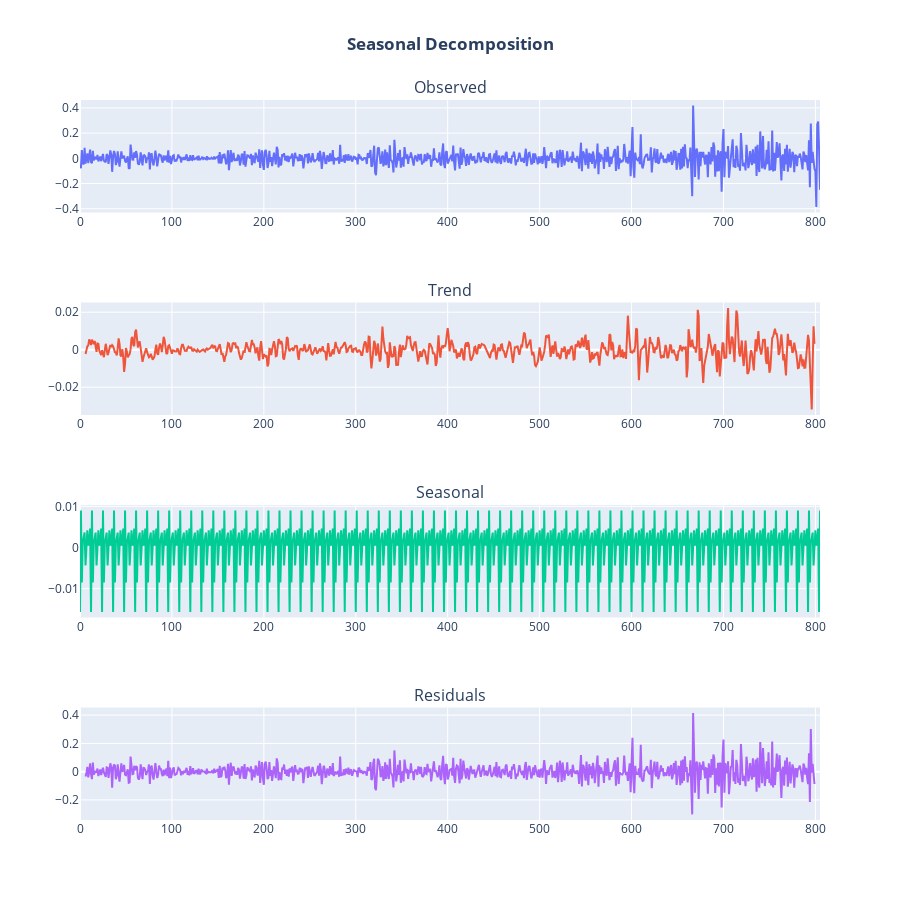

The notebook cell this image was saved under:
### Code cell
# Using plotly to demonstrate seasonal decomposition
from statsmodels.tsa.seasonal import seasonal_decompose

decomposition = seasonal_decompose(month['Rate'], model='additive', period=12)
fig = plot_seasonal_decompose(decompose_data)
fig.show()

### Figure 1 — Plotly figure (JSON) as saved in the notebook; plotly's stock layout.template omitted (floating-point values rounded to 4 significant figures; data arrays with more than 128 entries replaced by an {"elided": "..."} marker saying what was removed)
{"data": [{"mode": "lines", "name": "Observed", "type": "scatter", "x": {"elided": "806 int values"}, "xaxis": "x", "y": {"elided": "806 float values"}, "yaxis": "y"}, {"mode": "lines", "name": "Trend", "type": "scatter", "x": {"elided": "806 int values"}, "xaxis": "x2", "y": {"elided": "806 float values"}, "yaxis": "y2"}, {"mode": "lines", "name": "Seasonal", "type": "scatter", "x": {"elided": "806 int values"}, "xaxis": "x3", "y": {"elided": "806 float values"}, "yaxis": "y3"}, {"mode": "lines", "name": "Residual", "type": "scatter", "x": {"elided": "806 int values"}, "xaxis": "x4", "y": {"elided": "806 float values"}, "yaxis": "y4"}], "layout": {"annotations": [{"font": {"size": 16}, "showarrow": false, "text": "Observed", "x": 0.5, "xanchor": "center", "xref": "paper", "y": 1, "yanchor": "bottom", "yref": "paper"}, {"font": {"size": 16}, "showarrow": false, "text": "Trend", "x": 0.5, "xanchor": "center", "xref": "paper", "y": 0.7188, "yanchor": "bottom", "yref": "paper"}, {"font": {"size": 16}, "showarrow": false, "text": "Seasonal", "x": 0.5, "xanchor": "center", "xref": "paper", "y": 0.4375, "yanchor": "bottom", "yref": "paper"}, {"font": {"size": 16}, "showarrow": false, "text": "Residuals", "x": 0.5, "xanchor": "center", "xref": "paper", "y": 0.1562, "yanchor": "bottom", "yref": "paper"}], "height": 900, "margin": {"t": 100}, "showlegend": false, "title": {"text": "<b>Seasonal Decomposition</b>", "x": 0.5}, "xaxis": {"anchor": "y", "domain": [0, 1]}, "xaxis2": {"anchor": "y2", "domain": [0, 1]}, "xaxis3": {"anchor": "y3", "domain": [0, 1]}, "xaxis4": {"anchor": "y4", "domain": [0, 1]}, "yaxis": {"anchor": "x", "domain": [0.8438, 1]}, "yaxis2": {"anchor": "x2", "domain": [0.5625, 0.7188]}, "yaxis3": {"anchor": "x3", "domain": [0.2812, 0.4375]}, "yaxis4": {"anchor": "x4", "domain": [0, 0.1562]}}}
